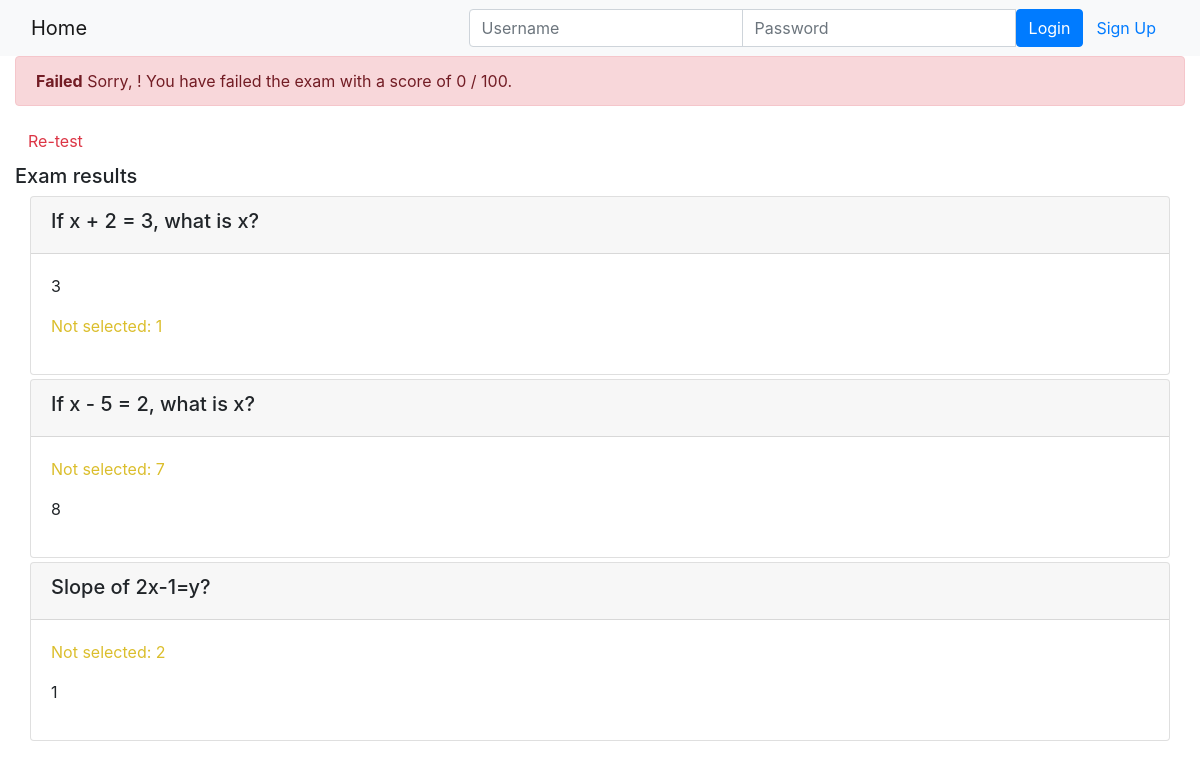
/onlinecourse/2/submission/2/result/, run on the app's committed database.
### onlinecourse/models.py (models this page shows, shortened)
class Question(models.Model):
    course_id = models.ForeignKey(Course, on_delete=models.CASCADE, default=DEFAULT_EXAM_ID)
    question_text = models.CharField(max_length=30)
    grade = models.IntegerField()

class Choice(models.Model):
    question_id = models.ForeignKey(Question, on_delete=models.CASCADE)
    choice_text = models.CharField(max_length=30)
    is_correct = models.BooleanField(default=False)

### onlinecourse/views.py (the view)
# urls.py: path('<int:course_id>/submission/<int:submission_id>/result/', views.show_exam_result, name='exam_result')
def show_exam_result(request, course_id, submission_id):
    template_name = 'onlinecourse/exam_result_bootstrap.html'
    context = {}
    course = get_object_or_404(Course, pk=course_id)
    submission = get_object_or_404(Submission, pk=submission_id)
    choices = submission.choices.all()
    score = 0
    for choice in choices:
        if choice.is_correct:
            score += choice.question_id.grade
    total_score = 0
    for question in course.question_set.all():
        total_score += question.grade
    context['course'] = course
    context['choices'] = choices
    context['grade'] = score
    context['total'] = total_score
    return render(request, template_name, context)

### onlinecourse/templates/onlinecourse/exam_result_bootstrap.html (shortened to what this page needs)
<!DOCTYPE html>
<html lang="en">
<head>
    {% load static %}
    <link rel="stylesheet" href="https://maxcdn.bootstrapcdn.com/bootstrap/4.5.2/css/bootstrap.min.css">
</head>
<body>
 <nav class="navbar navbar-light bg-light">
    <div class="container-fluid">
        <div class="navbar-header">
              <a class="navbar-brand" href="{% url 'onlinecourse:index' %}">Home</a>
        </div>
        <ul class="nav navbar-nav navbar-right">
            {% if user.is_authenticated %}
            <li>
                <a class="btn btn-link" href="#">{{ user.first_name }}({{ user.username }})</a>
                <a class="btn btn-link" href="{% url 'onlinecourse:logout' %}">Logout</a>
            </li>
            {% else %}
            <li>
                <form class="form-inline" action="{% url 'onlinecourse:login' %}" method="post">
                    <div class="input-group">
                        <input type="text" class="form-control" placeholder="Username" name="username" >
                        <input type="password" class="form-control" placeholder="Password" name="psw" >
                        <button class="btn btn-primary" type="submit">Login</button>
                        <a class="btn btn-link" href="{% url 'onlinecourse:registration' %}">Sign Up</a>
                    </div>
                </form>
            </li>
            {% endif %}
        </ul>
    </div>
</nav>
<div class="container-fluid">
    {% if grade > 80 %}
    <div class="alert alert-success">
       <b>Congratulations, {{user.first_name}}!</b> You have passed the exam and completed the course with a score of {{grade}} / {{total}}.
    </div>
        {% else %}
        <div class="alert alert-danger">
            <b>Failed</b> Sorry, {{user.first_name}}! You have failed the exam with a score of {{grade}} / {{total}}.
        </div>
        <a class="btn btn-link text-danger" href="{% url 'onlinecourse:course_details' course.id %}">Re-test</a>
        {% endif %}
        <div class="card-columns-vertical mt-1">
        <h5 class="">Exam results</h5>
            <div class="container-fluid">
                <div class="card-columns-vertical">
                {% for question in course.question_set.all %}
                    <div class="card mt-1">
                        <div class="card-header"><h5>{{question.question_text}}</h5></div>
                        <div class="card-body">
                            {% for choice in question.choice_set.all %}
                                {% if choice.is_correct and choice in choices %}
                                    <p style="color:green;">Correct answer: {{choice.choice_text}}</p>
                                {% elif choice.is_correct and choice not in choices %}
                                    <p style="color:#dbbe2c;">Not selected: {{choice.choice_text}}</p>
                                {% elif not choice.is_correct and choice in choices %}
                                    <p style="color:red;">Incorrect answer: {{choice.choice_text}}</p>
                                {% else %}
                                    <p>{{choice.choice_text}}</p>
                                {% endif %}
                            {% endfor %}
                        </div>
                    </div>
                {% endfor %}
                </div>
            </div>
        </div>
    </div>
</body>
</html>

### data on the page
Question: question_text "If x + 2 = 3, what is x?"
Choice: choice_text "3"
Choice: choice_text "1"
Question: question_text "If x - 5 = 2, what is x?"
Choice: choice_text "7"
Choice: choice_text "8"
Question: question_text "Slope of 2x-1=y?"
Choice: choice_text "2"
Choice: choice_text "1"

### other printed values
{{ grade }} "0"
{{ total }} "100"
